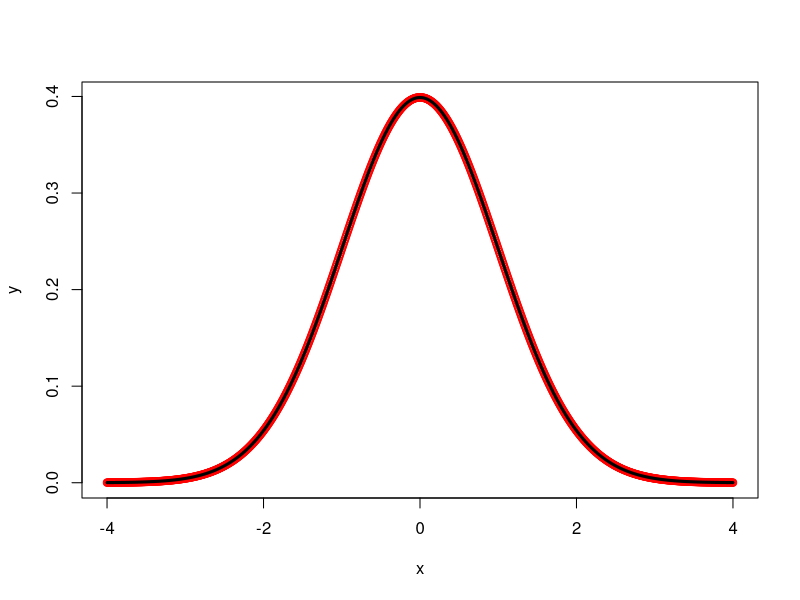
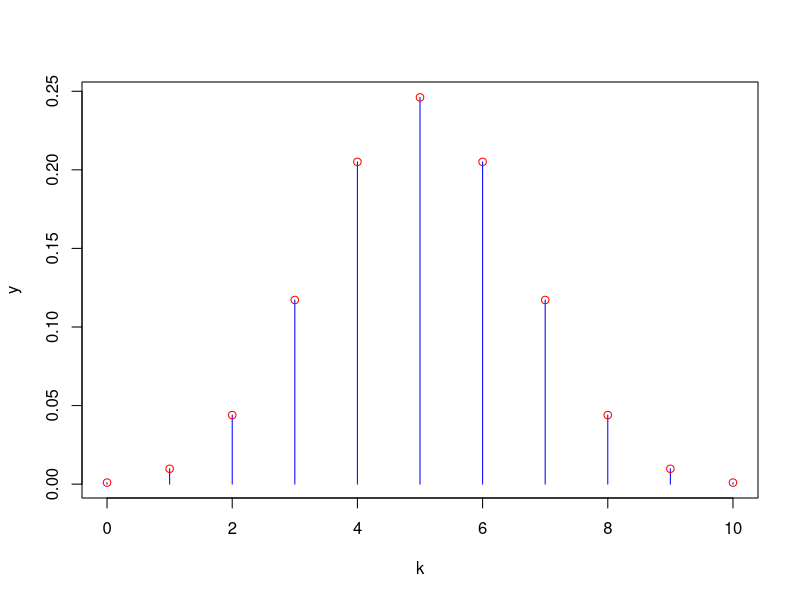
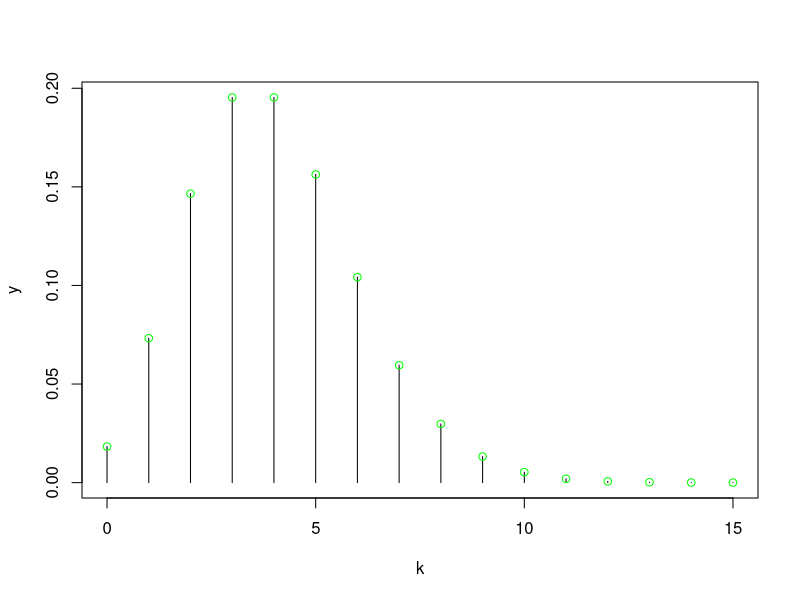
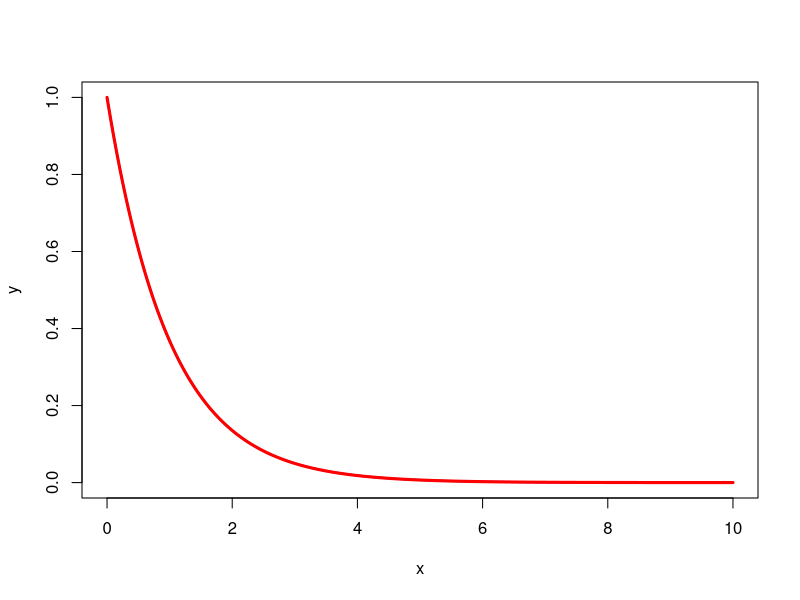
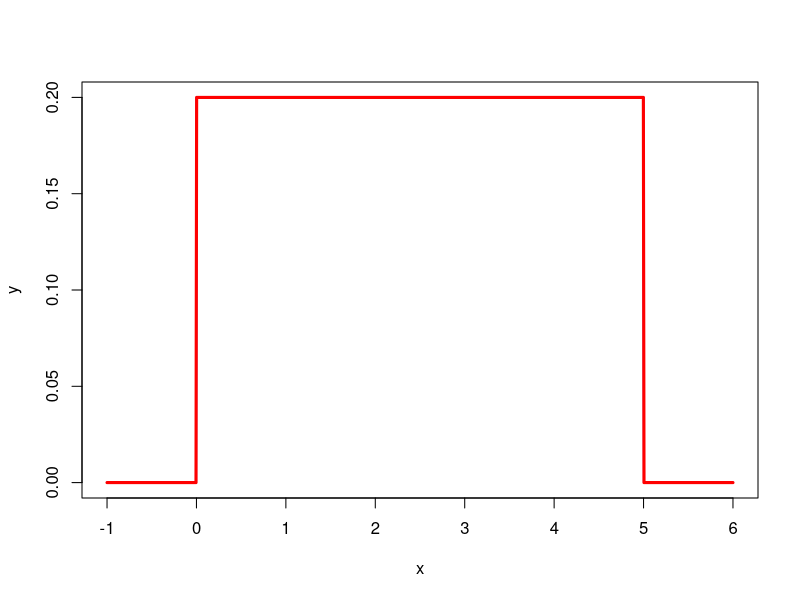

Write R code to recreate these figures, in order.


 #1  fonction normal
  
fonction <- function(x,mu,sigma)
{
  y = (1/(sigma*sqrt(6.28)))* exp((-1*(x-mu)*(x-mu))/(2*sigma*sigma))
  return (y)
}

mu <- 0
sigma <- 1
x <- seq(mu-4*sigma,mu+4*sigma,length = 1000)
windows()
y <- fonction(x,mu,sigma)
plot(x,y,col="red")

 y2 <- dnorm(x, mean = 0, sd = 1, log = FALSE)

lines(x,y2,col = "black" , lwd =3)


######################################################################

#2 loi binomiale


binomial <- function(n,p,k)
{
  coef <- factorial(n)/(factorial(k)*factorial(n-k))
  y <- coef * (p^k) * ((1-p)^(n-k))
  return(y)
}

n <- 10
p <- 0.5
k <- 0:n
windows()
y <- binomial(n,p,k)
plot(k,y,col="blue",type="h")

y2 <- dbinom(k, size=n, prob=p)

points(k,y2,col="red")

#3 loi de Poisson



poisson <- function(k,lamda)
{
  y <- (lamda^k * exp(-lamda)) / factorial(k)
  return(y)
}

lamda <- 4
k <- 0:15

windows()
y <- poisson(k,lamda)
plot(k,y,col="black",type="h")

y2 <- dpois(k, lamda)

points(k,y2,col="green")


#4 loi exponentielle
expo <- function(x, lamda) {
  y <- c()  
  
  for(i in x) {
    if(i >= 0) {
      y <- c(y, (lamda * exp(-lamda * i)))
    } else {
      y <- c(t,0)
    }
  }
  return(y)
}

lamda <- 1
x <- seq(0,10,length=1000)

windows()
y <- expo(x, lamda)
plot(x, y, col="blue", type="l", lwd=2,)

y2 <- dexp(x, rate=lamda)
lines(x, y2, col="red", lwd=3)




#5 loi uniforme


uniforme <- function(x, a, b) {
  y <- c() 
  
  for(i in x) {
    if(i >= a & i <= b) {
      y <- c(y,1/(b-a))
    } else {
      y <- c(y,0)
    }
  }
  return(y)
}

a <- 0
b <- 5
x <- seq(-1,6,length=1000)

windows()
y <- uniforme(x, a, b)
plot(x, y, col="blue", type="l", lwd=2)

y2 <- dunif(x, min=a, max=b)
lines(x, y2, col="red", lwd=3)
